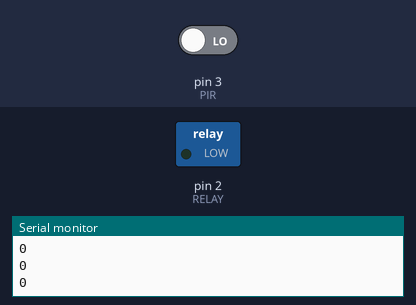
The sketch below on a simulated Arduino Uno, built with avr-gcc and run on an emulated ATmega328P. Parts: switched loads named in the sketch (green lamp = pin HIGH), the last lines printed to the serial monitor. The inputs (shaded band) are chosen by the test bench; at power-on: pin 3 (PIR) LOW.

Above: at 1.2 s.
1.3 s: pin 3 (PIR) driven HIGH
At 2.5 s:
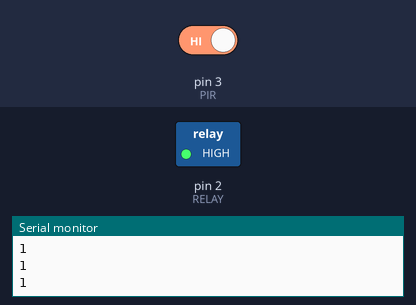
2.8 s: pin 3 (PIR) driven LOW
At 3.9 s:
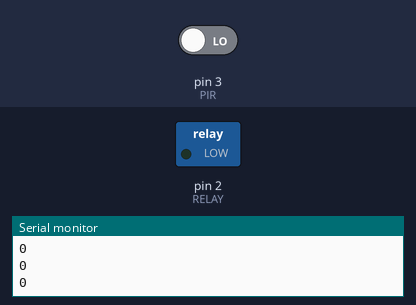
Timing chart, 0 to 5.8 s (numbered marks = the images above; inputs shaded):
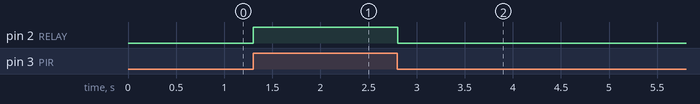

Measured:
- after the input at 1.3 s, pin 2 (RELAY): LOW → HIGH at once
- after the input at 2.8 s, pin 2 (RELAY): HIGH → LOW at once

The sketch:

Relay_with_PIR.ino
```cpp
int PIR = 3;
#define RELAY 2

void setup()
{
  pinMode(PIR, INPUT);
  pinMode(RELAY, OUTPUT);
  Serial.begin(9600);
}

void loop()
{
  int status = digitalRead(PIR);

  Serial.println(status);

  if (status == 1) {
    digitalWrite(RELAY, HIGH);
  }
  else {
    digitalWrite(RELAY, LOW);
  }

  delay(50);
}
```
